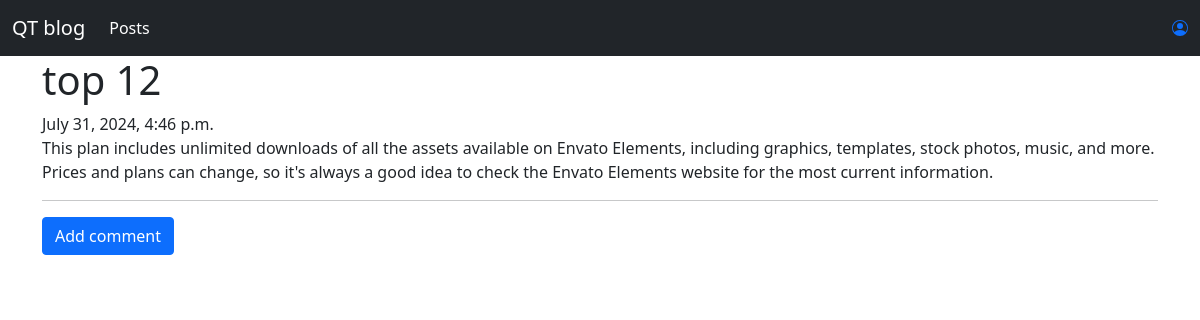
/post/1, run on the app's committed database.
### blog/models.py (models this page shows, shortened)
class Post(models.Model):
    author = models.ForeignKey('auth.User',on_delete=models.CASCADE)
    title = models.CharField(max_length=200)
    text = models.TextField()
    created_date = models.DateTimeField(default=timezone.now)
    published_date = models.DateTimeField(blank=True, null=True)

### blog/views.py (the view)
# urls.py: re_path(r'^post/(?P<pk>\d+)$', views.PostDetailView.as_view(), name='post_detail'),
class PostDetailView(DetailView):
    model = Post

### blog/templates/blog/post_detail.html (shortened to what this page needs)
{% extends 'blog/base.html' %}
{% block content %}
        <h1 class='posttitle loader'>{{ post.title }}</h1>
        {% if post.published_date %}
            <div class="date postdate">
                {{ post.published_date }}
            </div>
        {% else %}
            <a class="btn btn-success" href="{% url 'post_publish' pk=post.pk %}">Publish</a>
        {% endif %}
      <p class='postcontent' >{{ post.text|safe|linebreaksbr }}</p>
  <hr>
  <a class="btn btn-primary btn-comment" href="{% url 'add_comment_to_post' pk=post.pk %}">Add comment</a>
  <div class="container">
  {% for comment in post.comments.all %}
  <br>
  {% empty %}
      <p>No comments Yet.</p>
  {% endfor %}
</div>
{% endblock %}

### data on the page
Post: title "top 12", published_date "July 31, 2024, 4:46 p.m.", text "This plan includes unlimited downloads of all the assets available on Envato Elements, including graphics, templates, stock photos, music, and more. Prices and plans can change, so it's always a good idea to check the Envato Elements website for the most current information."
